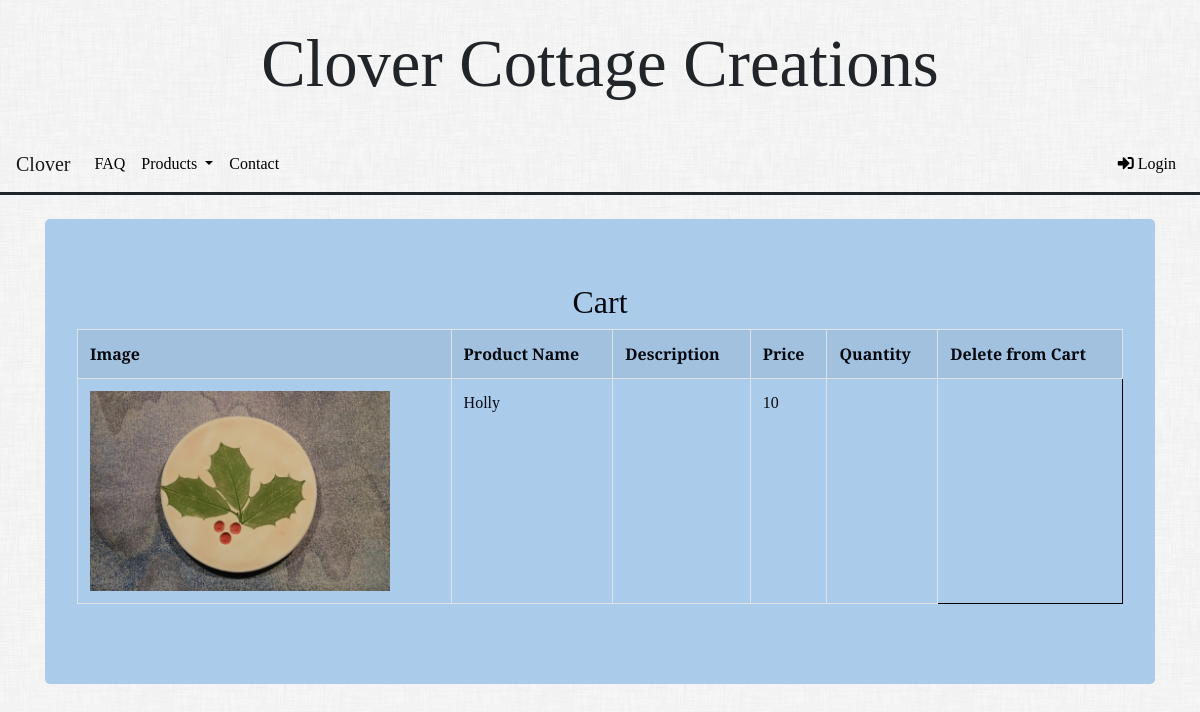
/view-cart.php?ProductID=4, run on the app's committed database.
### tables this page shows
CREATE TABLE IF NOT EXISTS `Products` (
  `productID` INT NOT NULL,
  `ProductName` VARCHAR(255) NOT NULL,
  `description` VARCHAR(255) NOT NULL,
  `categoryID` INT NOT NULL,
  `Product_UnitPrice` INT NOT NULL,
  `unitsInStock` INT NOT NULL,
  `ProductPicture` VARCHAR(255) NOT NULL,
  PRIMARY KEY (`productID`),
  INDEX `categoryID_idx` (`categoryID` ASC),
  CONSTRAINT `categoryID`
    FOREIGN KEY (`categoryID`)
    REFERENCES `Category` (`CategoryID`)
    ON DELETE NO ACTION
    ON UPDATE NO ACTION);

### view-cart.php (the view, shortened to what this page needs)
<?php
include('db-connect.php');
$productID=$_GET["ProductID"];
$sql= "SELECT * FROM Products WHERE ProductID= '$productID'";
    $results = mysqli_query($db, $sql);
?>
<!DOCTYPE html>
<html lang="en">
<?php
require_once("header.php");
?>
<body style="background-image: url(/photos/dust_scratches.png)" class="body-font">
    <header class="bg-light " style="background-image: url(/photos/dust_scratches.png)">
        <div class="container " style="text-align:center;">
            <br>
            <h1 class="header-large">Clover Cottage Creations</h1>
            <br>
        </div>
    </header>
    <?php
    if(isset($_SESSION['Email'])){
    require_once("logout-header.php");
    }else{
    require_once("login-header.php");
    }
    ?>
    <br>
    <main>
        <div class="container">
            <div class="jumbotron jumbotron-tax" style="background-color:#abcbea; color:#04080F; ">
                <h2 align="center">Cart</h2>
                <table class="table table-striped table-bordered" style="border-color:black;">
                    <tr>
                        <th>Image</th>
                        <th>Product Name</th>
                        <th>Description</th>
                        <th>Price </th>
                        <th>Quantity</th>
                        <th>Delete from Cart</th>
                    </tr>
                    <?php
                    if($results<=1)
                    {
                        while($row = mysqli_fetch_array($results))
                         {
                            echo "<tr>";
                               echo '<td >' . '<img src="'.   $row["ProductPicture"] . '" height=200 width=300>'. '</td>';
                               echo "<td>" . $row["ProductName"] . "</td>";
                              echo "<td>" . $row["Description"] . "</td>";
                              echo "<td>" . $row["Product_UnitPrice"] . "</td>";
                              echo "<td>" . $row["UnitsInStock"] . '</td>';
                               echo "</tr>";
                         }
                                                     echo "</table>";
                    }else
                    {
                        echo "No product exists";
                    }
               ?>
            </div>
        </div>
    </main>
</body>
</html>

### capstone.css (style rules this page uses)
.header-large { font-size: 50pt; }
.jumbotron-tax { background-color:#abcbea; color:#04080F; }
.body-font { font-family: 'Arvo', serif; }

### data on the page
products: ProductPicture (picture), ProductName "Holly", Product_UnitPrice "10"
